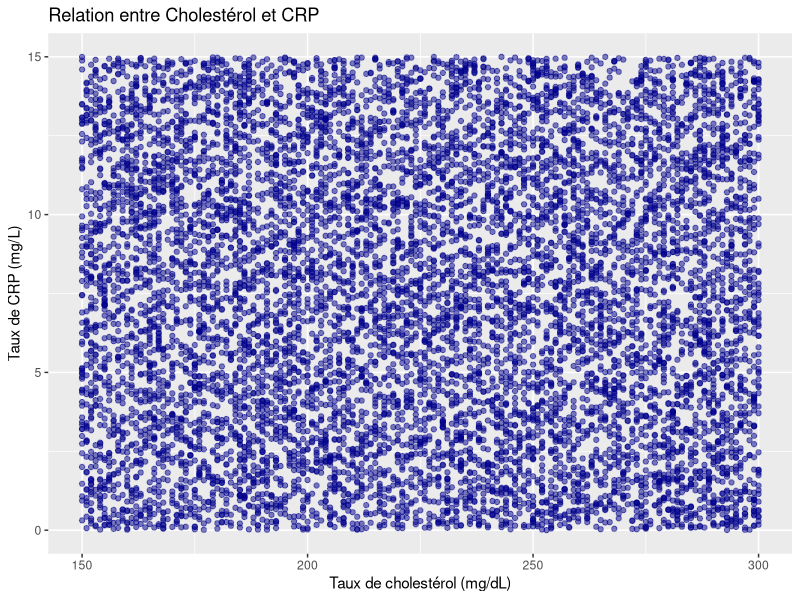

This chart was generated by the following R code:
## ---- chunk 1
library(tibble)
library(knitr)
library(readr)
library(dplyr)
library(kableExtra)
library(ggplot2)
## ---- chunk 2
data <- read_csv("prevision cardiaque.csv")

## ---- chunk 3
variables <- tribble(
  ~Nom,                      ~Type,           ~Rôle,               ~Description,
  "Gender",                 "Qualitative",   "Explicative",       "Sexe du patient (Male/Female)",
  "Age",                    "Quantitative",  "Explicative",       "Âge du patient en années",
  "Blood Pressure",         "Quantitative",  "Explicative",       "Pression artérielle (mmHg)",
  "Cholesterol Level",      "Quantitative",  "Explicative",       "Taux de cholestérol (mg/dL)",
  "Exercise Habits",        "Qualitative",   "Explicative",       "Fréquence de l’activité physique",
  "Smoking",                "Qualitative",   "Explicative",       "Fumeur ou non (Yes/No)",
  "Family Heart Disease",   "Qualitative",   "Explicative",       "Antécédents familiaux de maladies cardiaques",
  "Diabetes",               "Qualitative",   "Explicative",       "Présence de diabète (Yes/No)",
  "High Blood Pressure",    "Qualitative",   "Explicative",       "Diagnostic d’hypertension (Yes/No)",
  "BMI",                    "Quantitative",  "Explicative",       "Indice de masse corporelle",
  "Sleep Hours",            "Quantitative",  "Explicative",       "Nombre d’heures de sommeil par nuit",
  "Stress Level",           "Quantitative",  "Explicative",       "Niveau de stress (échelle numérique)",
  "Heart Rate",             "Quantitative",  "Explicative",       "Fréquence cardiaque (bpm)",
  "Triglyceride Level",     "Quantitative",  "Explicative",       "Taux de triglycérides (mg/dL)",
  "Fasting Blood Sugar",    "Quantitative",  "Explicative",       "Glycémie à jeun (mg/dL)",
  "ECG Results",            "Qualitative",   "Explicative",       "Résultats de l'électrocardiogramme",
  "Physical Activity Days", "Quantitative",  "Explicative",       "Nombre de jours d’activité physique/semaine",
  "Alcohol Intake",         "Qualitative",   "Explicative",       "Consommation d’alcool (Yes/No)",
  "Chest Pain Type",        "Qualitative",   "Explicative",       "Type de douleur thoracique",
  "Heart Disease",          "Qualitative",   "À expliquer",       "Présence d'une maladie cardiaque (Yes/No)",
  "Medication Use",         "Qualitative",   "Explicative",       "Prise de médicaments (Yes/No)"
)



kable(variables, caption = "Tableau descriptif des premières variables du jeu de données")
## ---- chunk 4

quant_vars <- data |> select(where(is.numeric))

cor_mat <- round(cor(quant_vars, use = "complete.obs"), 2)

kable(cor_mat, caption = "Matrice de corrélation entre les variables quantitatives") %>%
  kable_styling(bootstrap_options = c("striped", "hover", "condensed", "responsive"),
                full_width = FALSE, font_size = 12)

## ---- chunk 5
ggplot(data, aes(x = `Cholesterol Level`, y = `CRP Level`)) +
  geom_point(alpha = 0.5, color = "darkblue") +
  labs(
    title = "Relation entre Cholestérol et CRP",
    x = "Taux de cholestérol (mg/dL)",
    y = "Taux de CRP (mg/L)"
  )
